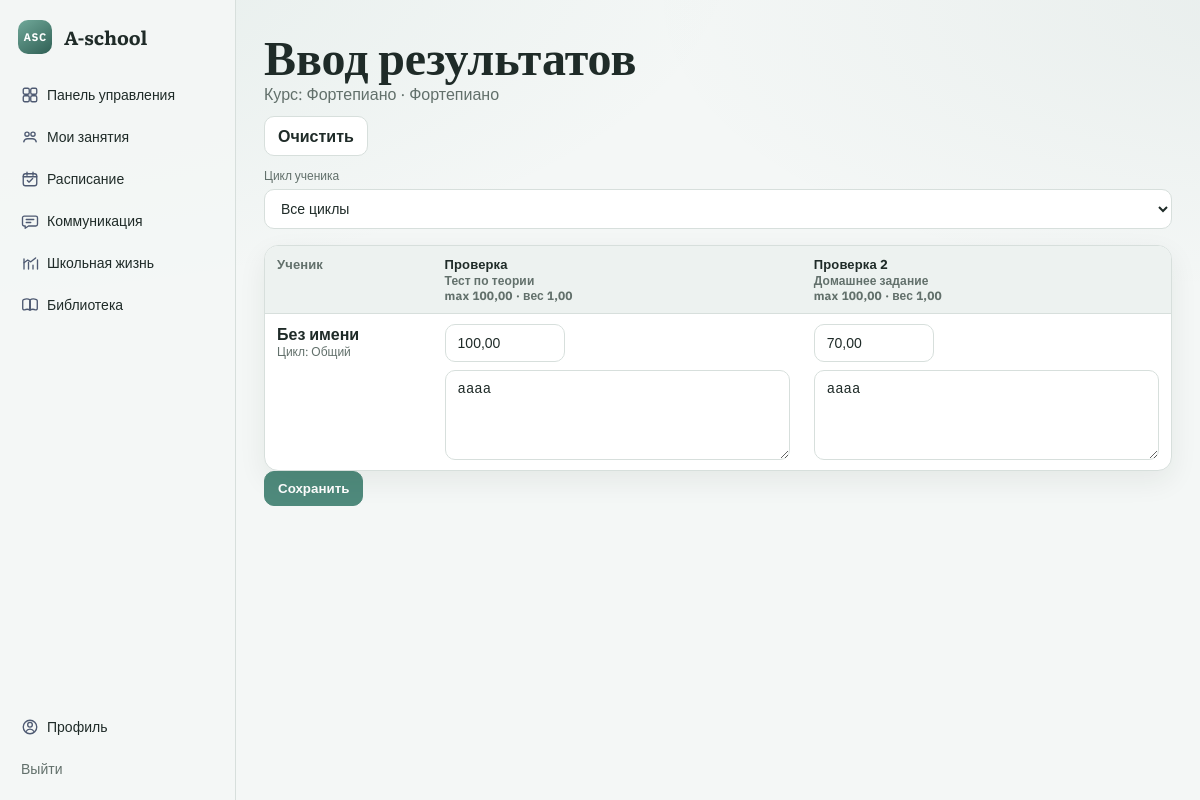
/teacher/courses/6/grades/ (signed in), run on an earlier commit of the app's database.
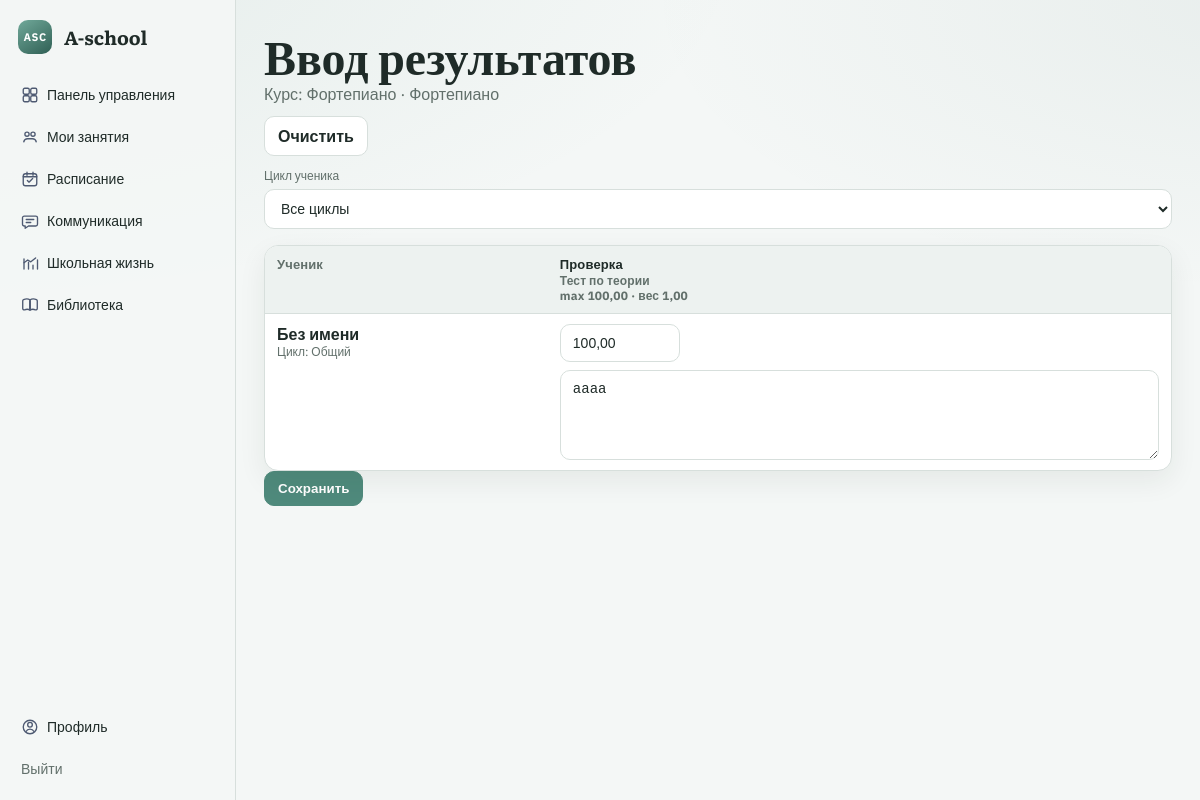
And on a later commit of the database.
### apps/gradebook/models.py (models this page shows, shortened)
class Assessment(models.Model):
    class AssessmentType(models.TextChoices):
        HOMEWORK = "HOMEWORK", "Домашнее задание"
        PERFORMANCE = "PERFORMANCE", "Выступление"
        JURY = "JURY", "Жюри"
        THEORY_TEST = "THEORY_TEST", "Тест по теории"
    course = models.ForeignKey(Course, on_delete=models.CASCADE, related_name="assessments")
    title = models.CharField(max_length=200)
    assessment_type = models.CharField(max_length=32, choices=AssessmentType.choices)
    max_score = models.DecimalField(max_digits=6, decimal_places=2, default=100)
    weight = models.DecimalField(max_digits=6, decimal_places=2, default=1)
    source_assignment = models.OneToOneField(
        "homework.Assignment",
        null=True,
        blank=True,
        on_delete=models.SET_NULL,
        related_name="assessment",
    )
    class Meta:
        unique_together = ("course", "title")
        ordering = ("id",)

class Grade(models.Model):
    assessment = models.ForeignKey(Assessment, on_delete=models.CASCADE, related_name="grades")
    student = models.ForeignKey(settings.AUTH_USER_MODEL, on_delete=models.CASCADE, related_name="grades")
    score = models.DecimalField(max_digits=6, decimal_places=2, null=True, blank=True)
    comment = models.TextField(blank=True, default="")
    class Meta:
        unique_together = ("assessment", "student")

### apps/accounts/models.py (models this page shows, shortened)
class Profile(models.Model):
    class Role(models.TextChoices):
        ADMIN = "ADMIN", "Администратор"
        TEACHER = "TEACHER", "Преподаватель"
        STUDENT = "STUDENT", "Ученик"
        PARENT = "PARENT", "Родитель"
    class Cycle(models.TextChoices):
        GENERAL = "GENERAL", "Общий"
        ACCELERATED = "ACCELERATED", "Ускоренный"
        EXTRA = "EXTRA", "Дополнительный"
    user = models.OneToOneField(settings.AUTH_USER_MODEL, on_delete=models.CASCADE, related_name="profile")
    role = models.CharField(max_length=16, choices=Role.choices)
    cycle = models.CharField(max_length=16, choices=Cycle.choices, default=Cycle.GENERAL)
    school_grade = models.CharField(max_length=20, blank=True, default="")

### apps/gradebook/views.py (the view, shortened to what this page needs)
# urls.py: path("teacher/courses/<int:course_id>/grades/", teacher_course_grades, name="teacher_course_grades"),
@role_required(Profile.Role.TEACHER, Profile.Role.ADMIN)
def teacher_course_grades(request, course_id: int):
    profile = request.user.profile
    if profile.role == Profile.Role.ADMIN:
        course = get_object_or_404(Course, id=course_id)
    else:
        course = get_object_or_404(Course, id=course_id, teacher=request.user)
    cycle = request.GET.get("cycle") or ""
    select_mode = request.GET.get("select") == "1"
    assessments = list(Assessment.objects.filter(course=course).order_by("id"))
    enrollments_qs = Enrollment.objects.filter(course=course).select_related("student", "student__profile")
    if cycle:
        enrollments_qs = enrollments_qs.filter(student__profile__cycle=cycle)
    enrollments = list(enrollments_qs.order_by("student__first_name", "student__last_name", "student__username"))
    students = [e.student for e in enrollments]
    grades = Grade.objects.filter(assessment__course=course, student__in=students).select_related("assessment", "student")
    grade_map: dict[tuple[int, int], Grade] = {(g.student_id, g.assessment_id): g for g in grades}
    table_rows = []
    for s in students:
        cells = []
        for a in assessments:
            cells.append({"assessment": a, "grade": grade_map.get((s.id, a.id))})
        table_rows.append({"student": s, "cells": cells})
    return render(
        request,
        "gradebook/teacher_course_grades.html",
        {
            "course": course,
            "assessments": assessments,
            "students": students,
            "table_rows": table_rows,
            "cycle": cycle,
            "cycle_options": Profile.Cycle.choices,
            "select_mode": select_mode,
            "clear_select_url": f"{_build_teacher_grades_url(course.id, cycle)}{'&' if cycle else '?'}select=1",
            "cancel_select_url": _build_teacher_grades_url(course.id, cycle),
        },
    )

### apps/gradebook/views.py (called while the page is built)
def _build_teacher_grades_url(course_id: int, cycle: str) -> str:
    params = {}
    if cycle:
        params["cycle"] = cycle
    base = f"/teacher/courses/{course_id}/grades/"
    return f"{base}?{urlencode(params)}" if params else base

### templates/gradebook/teacher_course_grades.html (shortened to what this page needs)
{% extends "base.html" %}
{% block content %}
  <h1>Ввод результатов</h1>
  <p class="muted">
    Курс: {{ course.name }} · {{ course.course_type.name }}
  </p>
  <div style="display:flex; gap:10px; flex-wrap:wrap; margin-bottom: 12px;">
    {% if not select_mode %}
      <a class="btn" href="{{ clear_select_url }}">Очистить</a>
    {% else %}
      <a class="btn" href="{{ cancel_select_url }}">Отмена</a>
    {% endif %}
  </div>
  <form method="get" class="form-row" style="margin-bottom: 16px;">
    <label class="muted small" for="cycle">Цикл ученика</label>
    <select id="cycle" name="cycle" class="input" onchange="this.form.submit()">
      <option value="">Все циклы</option>
    </select>
  </form>
  {% if not assessments %}
    <p class="muted">Нет контрольных точек (assessments).</p>
  {% elif not table_rows %}
    <p class="muted">Нет учеников на курсе.</p>
  {% else %}
    <form method="post">
      <div class="table-wrap">
        <table class="table">
          <thead>
            <tr>
              <th>Ученик</th>
              {% for a in assessments %}
                <th>
                  <div class="th-title">{{ a.title }}</div>
                  <div class="muted small">{{ a.get_assessment_type_display }}</div>
                  <div class="muted small">max {{ a.max_score }} · вес {{ a.weight }}</div>
                </th>
              {% endfor %}
            </tr>
          </thead>
          <tbody>
            {% for row in table_rows %}
              <tr>
                <td>
                  <strong>{{ row.student.get_full_name|default:"Без имени" }}</strong>
                  <div class="muted small">Цикл: {{ row.student.profile.get_cycle_display }}</div>
                </td>
                {% for cell in row.cells %}
                  <td>
                    <div class="cell">
                      <input
                        class="input input-score"
                        type="text"
                        name="grade-{{ row.student.id }}-{{ cell.assessment.id }}"
                        value="{% if cell.grade and cell.grade.score != None %}{{ cell.grade.score }}{% endif %}"
                        placeholder="результат"
                      />
                      <textarea
                        class="input input-comment"
                        name="comment-{{ row.student.id }}-{{ cell.assessment.id }}"
                        placeholder="комментарий">{% if cell.grade %}{{ cell.grade.comment }}{% endif %}</textarea>
                    </div>
                  </td>
                {% endfor %}
              </tr>
            {% endfor %}
          </tbody>
        </table>
      </div>
      <button class="btn" type="submit">Сохранить</button>
    </form>
  {% endif %}
{% endblock %}

What changed in the data, as far as the page shows it:
removed Assessment: title "Проверка 2", assessment_type "Домашнее задание", max_score "100,00", weight "1,00", grade.score "70,00", {{ row.student.id }} "аааа"
